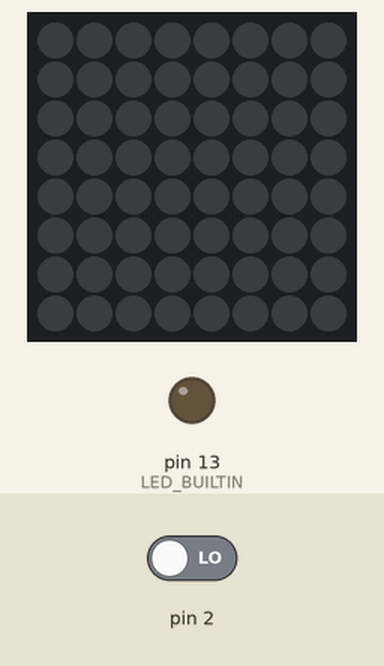
Bench run of a sketch on a simulated Arduino Uno, built with avr-gcc and run on an emulated ATmega328P. Shown: 8×8 RGB LED matrix (first LED top left, wired row by row), output pins drawn as LEDs (lit = HIGH). The test bench sets the inputs (shaded band); at power-on: pin 2 LOW. What the sketch prints to the serial monitor is not drawn.

Above: at 1.2 s.
1.3 s: pin 2 driven HIGH
At 1.35 s:
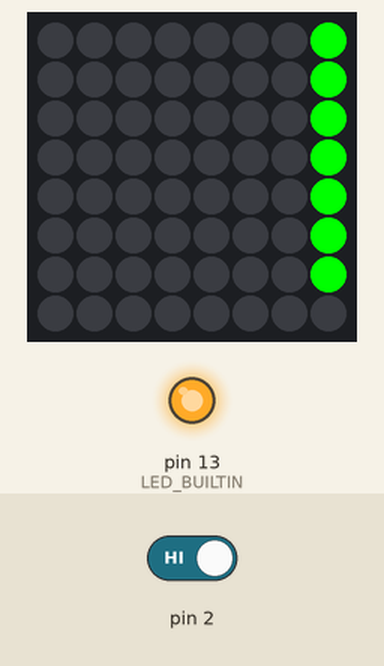
3.1 s: pin 2 driven LOW
At 3.23 s:
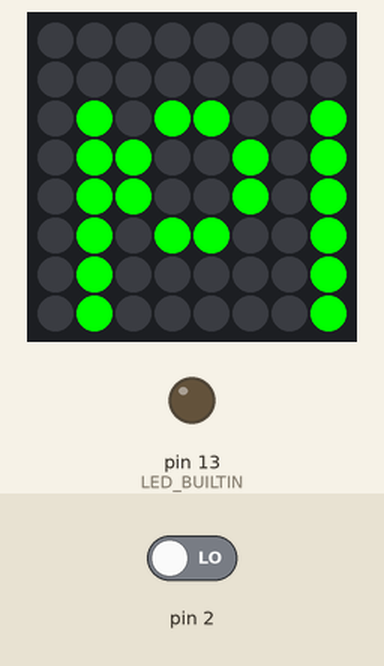
4.9 s: pin 2 driven HIGH
At 5.6 s:
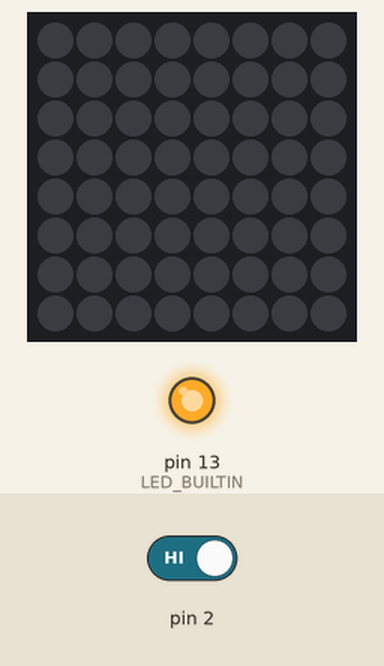
Timing chart, 0 to 7.9 s (numbered marks = the images above; inputs shaded):
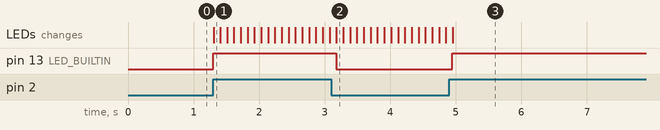

The sketch:

matrixtest2.ino
```cpp
#include "Wire.h"
#include "Adafruit_GFX.h"
#include "Adafruit_LEDBackpack.h"
Adafruit_BicolorMatrix matrix = Adafruit_BicolorMatrix();
// Color definitions

#define BLACK    0x0000
#define BLUE     0x001F
#define RED      0xF800
#define GREEN    0x07E0
#define CYAN     0x07FF
#define MAGENTA  0xF81F
#define YELLOW   0xFFE0
#define WHITE    0xFFFF

int buttonstate=0;
int ledstate= 0;
boolean matrixleucht=false;
boolean dazwischenlosgelassen=true;
void setRotation(uint8_t rotation);
void setup() {
  // put your setup code here, to run once:
  Serial.begin(9600);
  Serial.println("8x8 LED Matrix Test");
  matrix.begin(0x70);  // pass in the address
  pinMode(2,INPUT);
  pinMode(LED_BUILTIN,OUTPUT);
  pinMode(13,OUTPUT);
  //matrix.setRotation(0);
  matrix.writeDisplay();
}

static const uint8_t PROGMEM
  smile_bmp[] =
  { B00111100,
    B01000010,
    B10100101,
    B10000001,
    B10100101,
    B10011001,
    B01000010,
    B00111100 },
  neutral_bmp[] =
  { B00111100,
    B01000010,
    B10100101,
    B10000001,
    B10111101,
    B10000001,
    B01000010,
    B00111100 },
  frown_bmp[] =
  { B00111100,
    B01000010,
    B10100101,
    B10000001,
    B10011001,
    B10100101,
    B01000010,
    B00111100 },
  kerze[] =
  { B00011000,
    B00111100,
    B00000000,
    B00011000,
    B00011000,
    B00011000,
    B00011000,
    B00011000 };


void loop() {

  matrix.clear();
  matrix.writeDisplay();
  buttonstate=digitalRead(2);
  //test
  if(buttonstate==1){
    digitalWrite(LED_BUILTIN,HIGH);
  }
  else{
    digitalWrite(LED_BUILTIN,LOW);
  }

  if(buttonstate==0){
    dazwischenlosgelassen=true;
  }
  if(buttonstate==1){
    if(dazwischenlosgelassen==true){
      if (matrixleucht==false){
        matrixleucht=true;
      }
      else{
        matrixleucht=false;
      }
    }
    dazwischenlosgelassen=false;
    }


  if (matrixleucht==true){
    matrix.setTextWrap(false);
    matrix.setTextSize(1);
    matrix.setTextColor(LED_YELLOW);
    for(int8_t x=7; x>=-110; x--){
      buttonstate=digitalRead(2);
      if(buttonstate==1){
        digitalWrite(LED_BUILTIN,HIGH);
      }
      else{
        digitalWrite(LED_BUILTIN,LOW);
     }

      if(buttonstate==0){
        dazwischenlosgelassen=true;
      }
      if(buttonstate==1){
        if(dazwischenlosgelassen==true){
          if (matrixleucht==false){
            matrixleucht=true;
          }
          else{
            matrixleucht=false;
            }
          }
        dazwischenlosgelassen=false;
        }
      if (matrixleucht==true){
        matrix.clear();
        if(x==7){
          matrix.setTextColor(LED_GREEN);
        }
        else if(x==-29){
          matrix.setTextColor(LED_YELLOW);
        }
        else if(x==-83){
          matrix.setTextColor(LED_RED);
        }
        matrix.setCursor(x,0);
        matrix.print("Happy Birthday JAN!   ");
        matrix.writeDisplay();
        delay(100);
        }
      else{
        matrix.clear();
        matrix.writeDisplay();
        x=7;
        delay(10);
      }

    }
    matrix.clear();
    matrix.drawBitmap(0,0,smile_bmp, 8,8,LED_RED);
    matrix.drawPixel(3,5,LED_YELLOW);
    matrix.drawPixel(4,5,LED_YELLOW);
    matrix.writeDisplay();
    while(matrixleucht==true){
      delay(50);
    }
    matrix.clear();
}
}
```

Measured:
- after the input at 1.3 s, pin 13 (LED_BUILTIN): LOW → HIGH at once; the LEDs: change at once (image 1)
- after the input at 3.1 s, pin 13 (LED_BUILTIN): HIGH → LOW after 0.08 s
- after the input at 4.9 s, pin 13 (LED_BUILTIN): LOW → HIGH after 0.05 s; the LEDs: change after 0.05 s (image 3)
